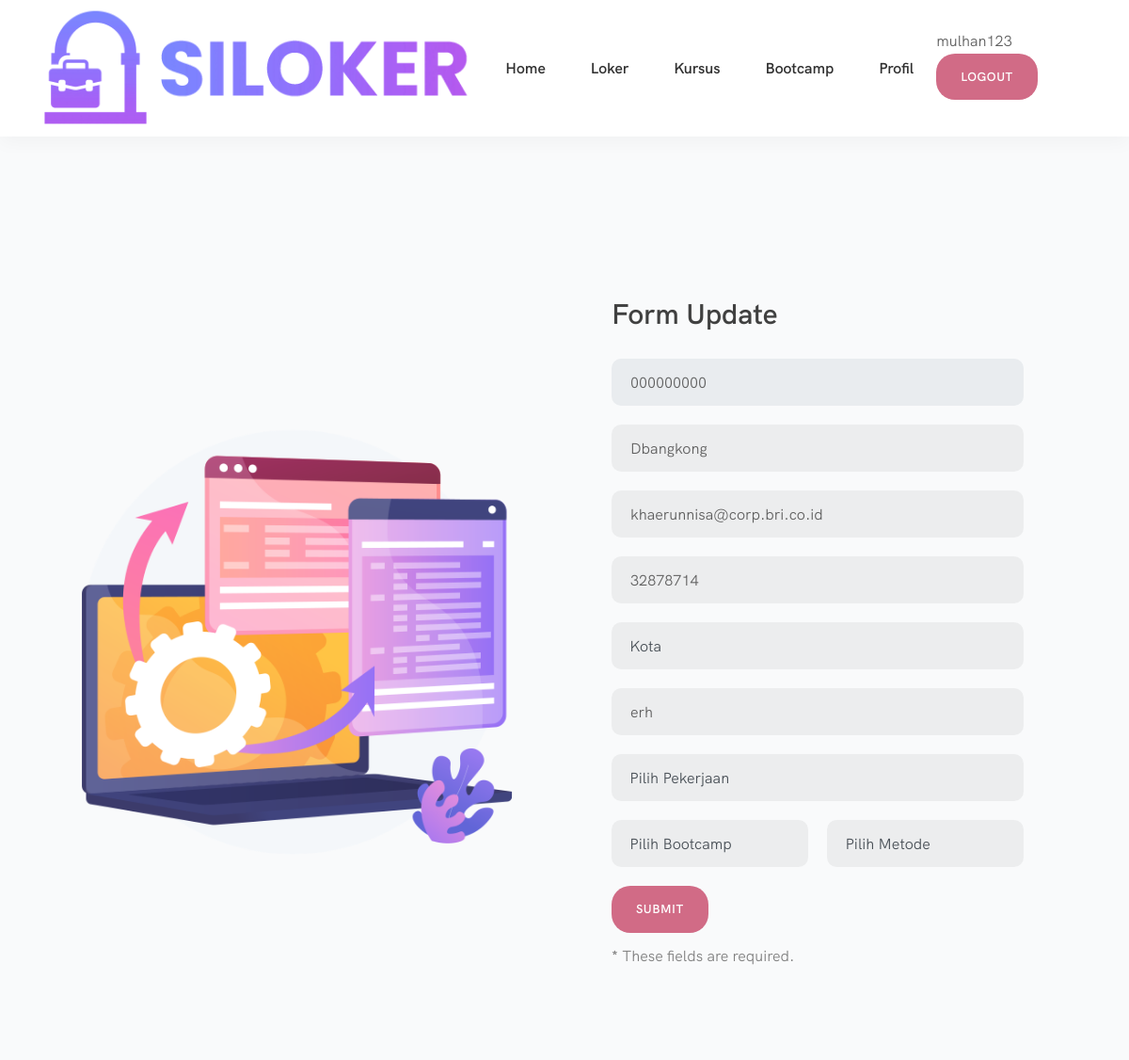
The app's page /SILOKER/formUpdateBootcamp.php (signed in), older data.
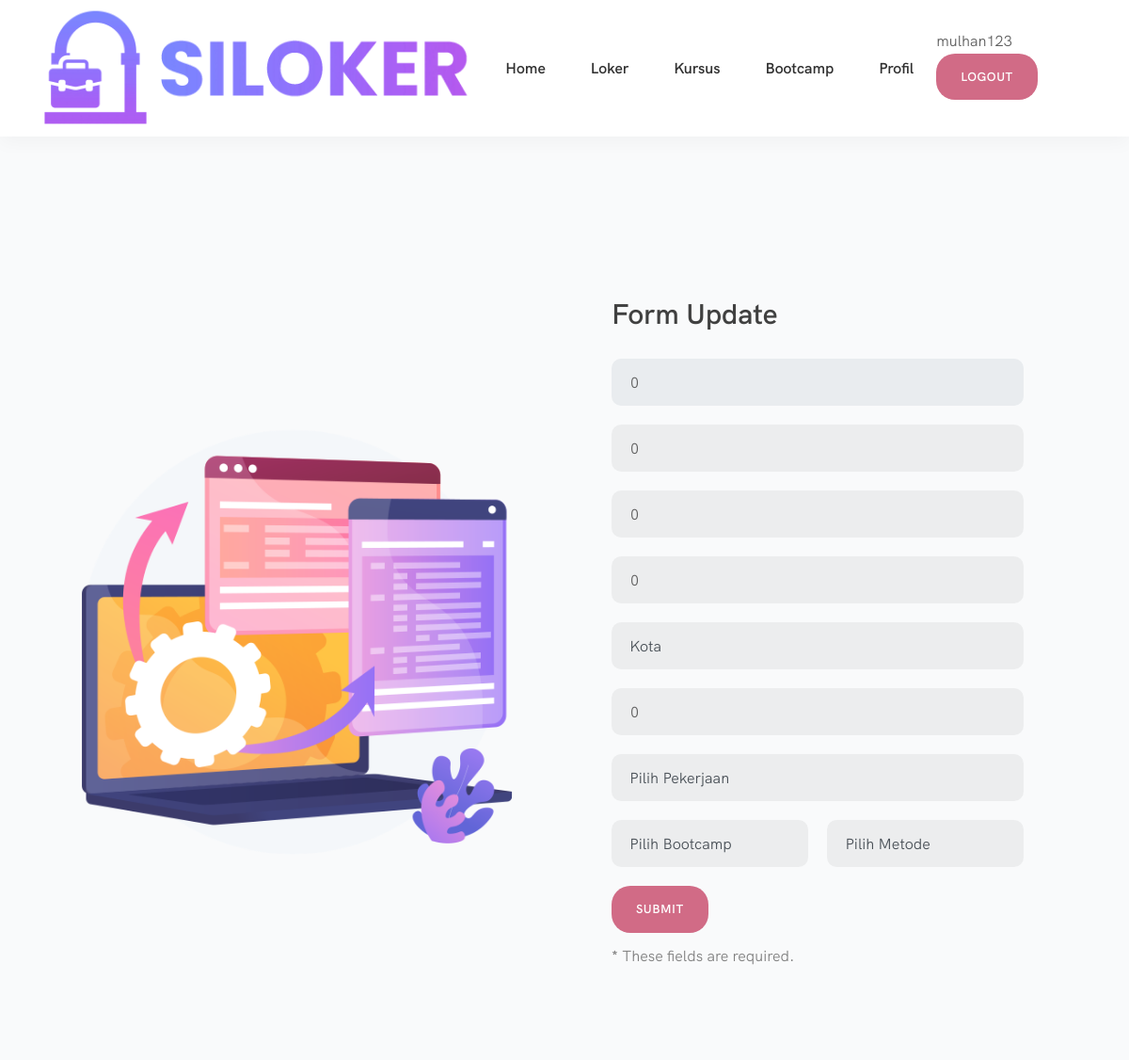
The same page, newer data.
### tables this page shows
CREATE TABLE `profil` (
  `nik` varchar(30) NOT NULL,
  `username` varchar(20) NOT NULL,
  `nama` varchar(35) NOT NULL,
  `tanggal_lahir` date NOT NULL,
  `jenis_kelamin` varchar(10) NOT NULL,
  `status` varchar(15) NOT NULL,
  `kebangsaan` varchar(17) NOT NULL,
  `gaji_harapan` int(10) NOT NULL,
  `telepon` int(15) NOT NULL,
  `hp` varchar(15) NOT NULL,
  `email` varchar(30) NOT NULL,
  `lokasi` varchar(15) NOT NULL,
  `alamat` text NOT NULL,
  `kode_pos` int(7) NOT NULL,
  `pendidikan` varchar(10) NOT NULL,
  `nama_sekolah` varchar(20) NOT NULL,
  `jurusan` varchar(20) NOT NULL,
  `prestasi` text NOT NULL,
  `tahun_lulus` int(5) NOT NULL,
  `nilai` int(5) NOT NULL,
  `nama_perusahaan` varchar(20) NOT NULL,
  `jabatan` varchar(10) NOT NULL,
  `bidang` varchar(10) NOT NULL,
  `lokasi_kerja` varchar(15) NOT NULL,
  `gaji_pengalaman` int(10) NOT NULL,
  `tanggal_mulai` date NOT NULL,
  `tipe_kontrak` varchar(15) NOT NULL,
  `nama_organisasi` varchar(20) NOT NULL,
  `posisi` varchar(10) NOT NULL,
  `deskripsi` text NOT NULL,
  `periode` int(7) NOT NULL,
  `pelatihan` varchar(30) NOT NULL,
  `deskripsi_pelatihan` varchar(30) NOT NULL,
  `penyelenggara` varchar(30) NOT NULL,
  `tanggal_keluar` date NOT NULL
);

### SILOKER/callInputBootcamp.php (called while the page is built, shortened)
<?php
$conn = mysqli_connect("localhost", "root", "", "siloker");
function cekNik($username)
{
  global $conn;
  $queryNik = mysqli_query($conn, "SELECT nik FROM profil WHERE username = '$username' ");
  $resultNik = mysqli_fetch_array($queryNik);
  if ($resultNik != null) {
    $nik = $resultNik['nik'];
  } else {
    $nik = 0;
  }
  return $nik;
}
function cekNamaLengkap($username)
{
  global $conn;
  $queryNamaLengkap = mysqli_query($conn, "SELECT nama FROM profil WHERE username = '$username' ");
  $resultNamaLengkap = mysqli_fetch_array($queryNamaLengkap);
  if ($resultNamaLengkap != null) {
    $namaLengkap = $resultNamaLengkap['nama'];
  } else {
    $namaLengkap = 0;
  }
  return $namaLengkap;
}
function cekEmail($username)
{
  global $conn;
  $queryEmail = mysqli_query($conn, "SELECT email FROM profil WHERE username = '$username' ");
  $resultEmail = mysqli_fetch_array($queryEmail);
  if ($resultEmail != null) {
    $email = $resultEmail['email'];
  } else {
    $email = 0;
  }
  return $email;
}
function cekHP($username)
{
  global $conn;
  $queryhp = mysqli_query($conn, "SELECT hp FROM profil WHERE username = '$username' ");
  $resulthp = mysqli_fetch_array($queryhp);
  if ($resulthp != null) {
    $hp = $resulthp['hp'];
  } else {
    $hp = 0;
  }
  return $hp;
}
function cekAlamat($username)
{
  global $conn;
  $queryalamat = mysqli_query($conn, "SELECT alamat FROM profil WHERE username = '$username' ");
  $resultalamat = mysqli_fetch_array($queryalamat);
  if ($resultalamat != null) {
    $alamat = $resultalamat['alamat'];
  } else {
    $alamat = 0;
  }
  return $alamat;
}
?>

### SILOKER/formUpdateBootcamp.php (the view, shortened to what this page needs)
<?php
require "callInputBootcamp.php";
$shareUsername = $_SESSION['username'];
$nik = cekNik($shareUsername);
$nama = cekNamaLengkap($shareUsername);
$email = cekEmail($shareUsername);
$hp = cekHP($shareUsername);
$alamat = cekAlamat($shareUsername);
?>
<!DOCTYPE html>
<html lang="en">
<head>
  <link rel="stylesheet" type="text/css" href="css/bootstrapv2/bootstrap.min.css">
  <link rel="stylesheet" type="text/css" href="css/plugins.css">
  <link rel="stylesheet" type="text/css" href="revolution/css/settings.css">
  <link rel="stylesheet" type="text/css" href="type/type.css">
  <link rel="stylesheet" type="text/css" href="css/style.css">
  <link rel="stylesheet" type="text/css" href="css/color/rose.css">
  <link rel="stylesheet" type="text/css" href="css/font/font4.css">
  <link href="https://cdnjs.cloudflare.com/ajax/libs/font-awesome/4.7.0/css/font-awesome.min.css" rel="stylesheet" />
</head>
<body>
  <nav class="navbar bg-white shadow navbar-expand-lg">
    <div class="container">
      <div class="navbar-brand"><a href="index.html"><img src="#" srcset="" class="logo-dark" alt="" /><img src="" srcset="multimedia/image/logo/silokerwithtextlogo.png" style="width: 100%;" class="logo-light" alt="" /></a></div>
      <div class="navbar-collapse offcanvas-nav">
        <ul class="navbar-nav mx-auto">
          <li class="nav-item"><a class="nav-link" href="index.php">Home</a>
          </li>
          <li class="nav-item dropdown"><a class="nav-link dropdown-toggle" href="#">Loker</a>
          </li>
          <li class="nav-item dropdown"><a class="nav-link dropdown-toggle" href="#">Kursus</a>
          </li>
          <li class="nav-item dropdown"><a class="nav-link dropdown-toggle" href="#!">Bootcamp</a>
          </li>
          <li class="nav-item dropdown"><a class="nav-link dropdown-toggle" href="profil.php">Profil</a>
          </li>
        </ul>
        <div class="d-inline">
          <?php if ($shareUsername != '') : ?>
            <?php echo $shareUsername; ?>
            <a href='index.php' class="btn btn-sm">Logout</a>
          <?php else : ?>
            <a href='index.php' class="btn btn-sm">Login</a>
          <?php endif ?>
        </div>
      </div>
    </div>
  </nav>
  <div class="container inner">
    <div class="image-block-wrapper">
      <div class="image-block col-lg-6">
        <div class="image-block-bg bg-image" data-image-src="multimedia/image/concept/formimage-updatedatabasev2.png"></div>
      </div>
      <div>
        <div class="row no-gutters">
          <div class="col-lg-6 offset-lg-6">
            <div class="box p-50 d-flex">
              <div class="align-self-left">
                <h4 class="section-title mb-30">Form Update</h4>
                <form id="form_daftar" method="post" action="updatedb-pesertabootcamp.php">
                  <div class="controls">
                    <div class="form-row">
                      <div class="col-12">
                        <div class="form-group">
                          <input id="form_nik" type="text" name="nik" class="form-control" placeholder="NIK*" value="<?php echo $nik ?>" required="required" data-error="NIK is required." readonly>
                        </div>
                      </div>
                    </div>
                    <div class="form-row">
                      <div class="col-12">
                        <div class="form-group">
                          <input id="form_namaLengkap" type="text" name="namaLengkap" class="form-control" placeholder="Nama Lengkap *" value="<?php echo $nama ?>" required="required" data-error="Full Name is required.">
                        </div>
                      </div>
                    </div>
                    <div class="form-row">
                      <div class="col-12">
                        <div class="form-group">
                          <input id="form_email" type="email" name="email" class="form-control" placeholder="Email *" value="<?php echo $email ?>" required="required" data-error="Email is required.">
                        </div>
                      </div>
                    </div>
                    <div class="form-row">
                      <div class="col-12">
                        <div class="form-group">
                          <input id="form_noHP" type="number" name="noHP" class="form-control" placeholder="No.Handphone *" value="<?php echo $hp ?>" required="required" data-error="Nomor Handphone is required.">
                        </div>
                      </div>
                    </div>
                    <div class="form-row">
                      <div class="col-md-12">
                        <div class="form-group custom-select-wrapper">
                          <select id="form_kota" class="custom-select" type="text" name="kota" placeholder="Kota Tinggal *" value="<?php echo $lokasi ?>" required="required" data-error="Kota Tinggal is required.">
                            <option selected>Kota</option>
                          </select>
                        </div>
                      </div>
                    </div>
                    <div class="form-row">
                      <div class="col-12">
                        <div class="form-group">
                          <input id="form_alamat" type="text" name="alamat" class="form-control" placeholder="Alamat *" value="<?php echo $alamat ?>" required="required" data-error="Alamat is required.">
                        </div>
                      </div>
                    </div>
                    <div class="form-row">
                      <div class="col-md-12">
                        <div class="form-group custom-select-wrapper">
                          <select id="form_pekerjaan" class="custom-select" type="text" name="pekerjaan" placeholder="Pekerjaan *" required="required" data-error="Pekerjaan is required.">
                            <option selected>Pilih Pekerjaan</option>
                          </select>
                        </div>
                      </div>
                    </div>
                    <div class="form-row">
                      <div class="col-md-6">
                        <div class="form-group custom-select-wrapper">
                          <select id="form_namaBootcamp" class="custom-select" type="text" name="namaBootcamp" placeholder="Pilih Bootcamp *" required="required" data-error="Pilih Bootcamp is required.">
                            <option selected>Pilih Bootcamp</option>
                          </select>
                        </div>
                      </div>
                      <div class="col-md-6">
                        <div class="form-group custom-select-wrapper">
                          <select id="form_metode" class="custom-select" type="text" name="metode" placeholder="Pilih Metode *" required="required" data-error="Metode Belajar is required.">
                            <option selected>Pilih Metode</option>
                          </select>
                        </div>
                      </div>
                    </div>
                    <div class="form-row">
                      <div class="col-md-12">
                        <input type="submit" class="btn btn-send" value="Submit">
                      </div>
                    </div>
                    <div class="form-row">
                      <div class="col-md-12">
                        <p class="text-muted"><strong>*</strong> These fields are required.</p>
                      </div>
                    </div>
                  </div>
                </form>
              </div>
            </div>
          </div>
        </div>
      </div>
    </div>
  </div>
</body>
</html>

### SILOKER/css/color/rose.css (style rules this page uses)
:root { --color-default: #d16b86; --rgb-default: 209, 107, 134; }

Row changes from the older to the newer data that the page shows:
removed profil: nik "000000000", namaLengkap "Dbangkong", email "khaerunnisa@corp.bri.co.id", alamat "erh"
Text that changed along with them:
form field nik: (not shown) → "0"
form field namaLengkap: (not shown) → "0"
form field email: (not shown) → "0"
form field noHP: "32878714" → "0"
form field alamat: (not shown) → "0"
